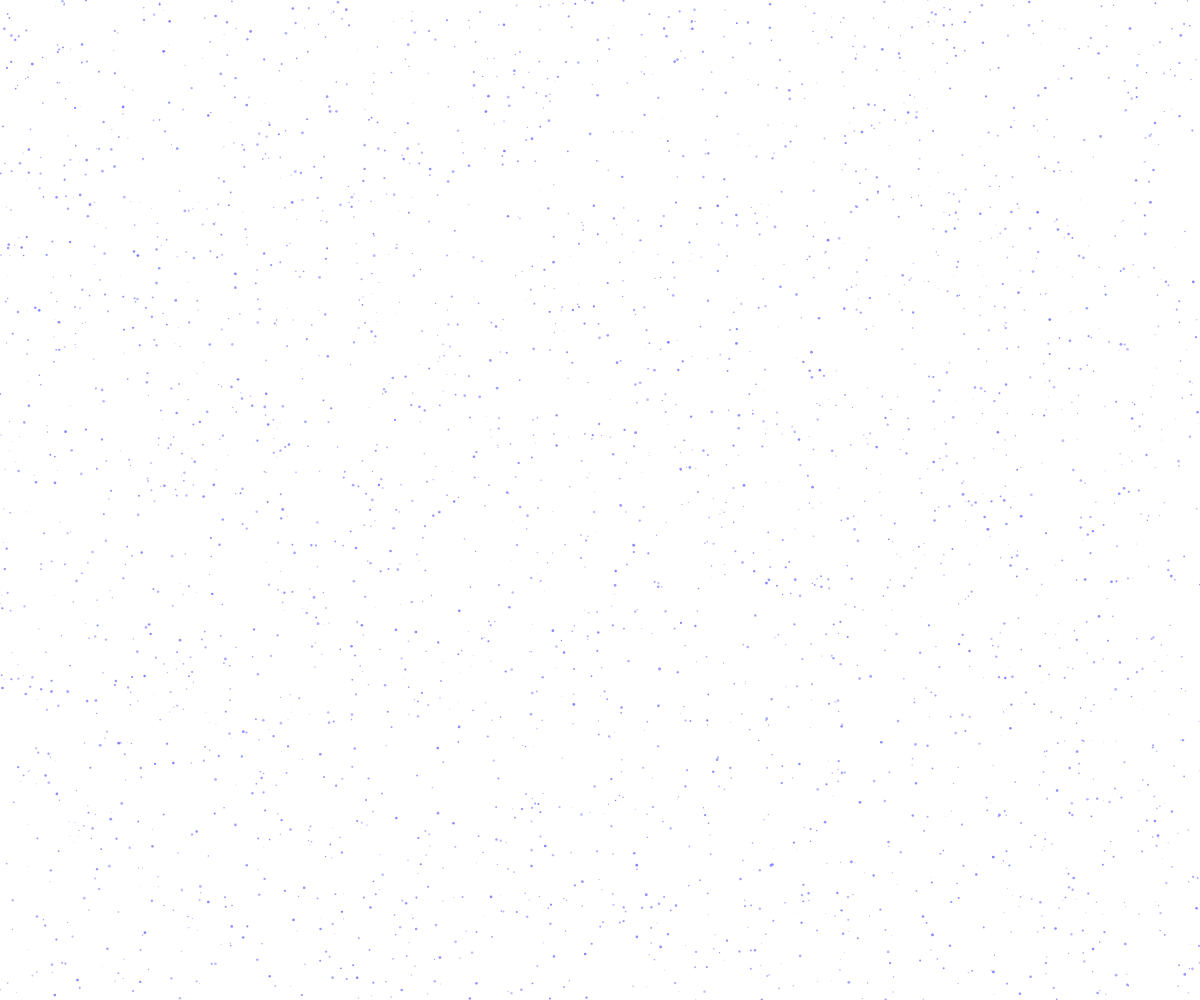
Frame 1 (no input)
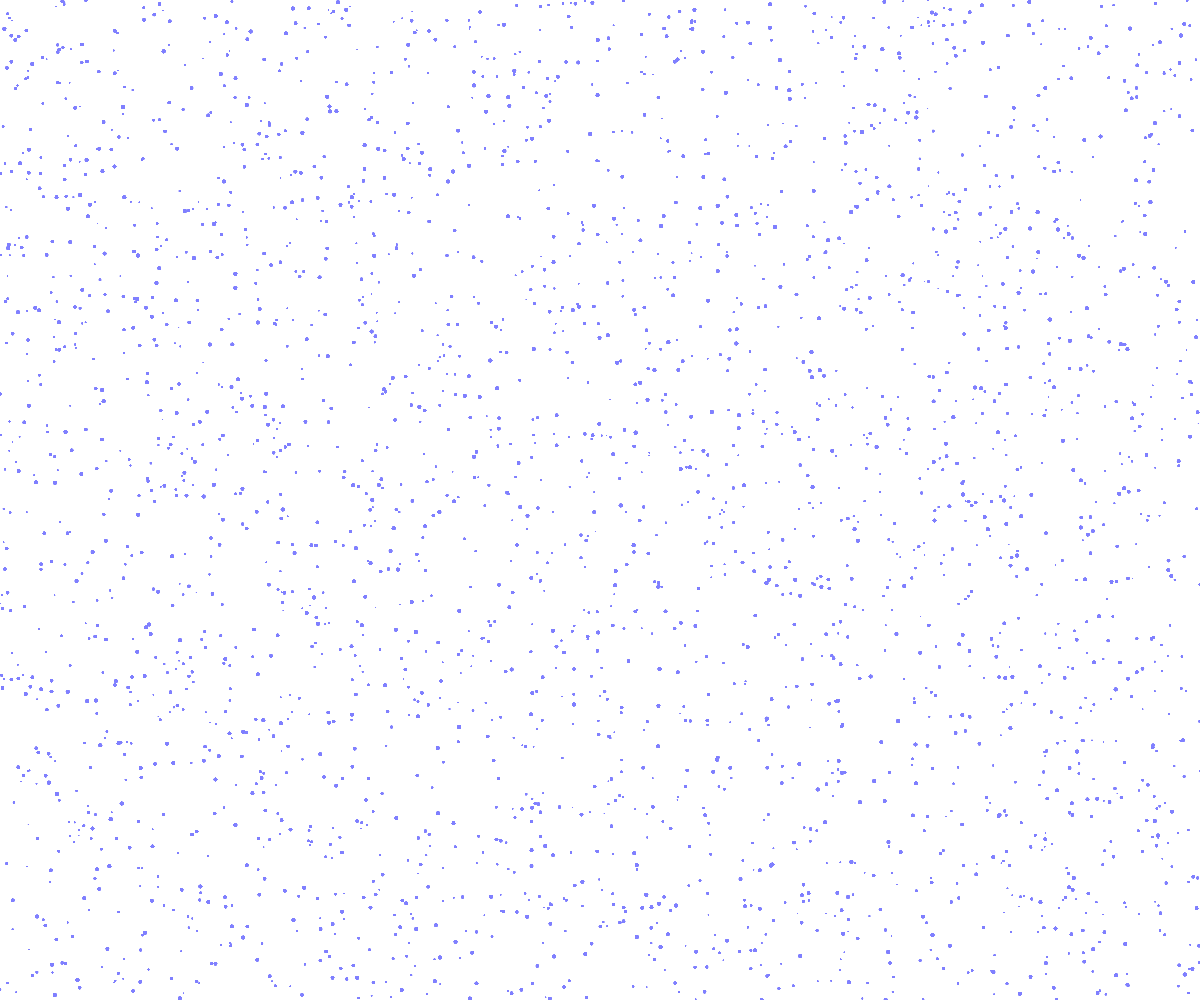
Frame 60 (no input)
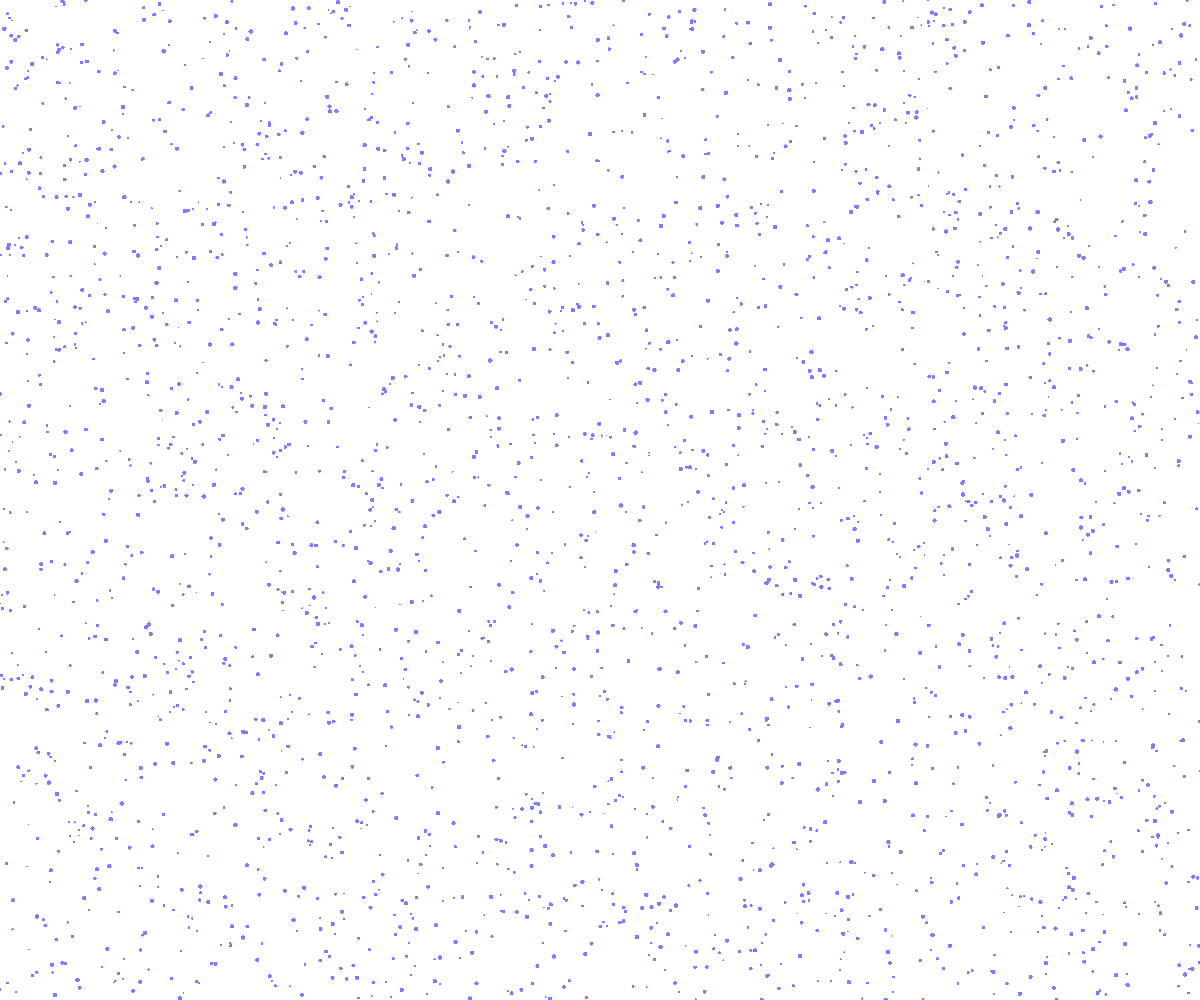
Frame 120 (the mouse pressed at the canvas centre since frame 60)

The p5.js sketch that drew these frames (run headless with seeded random() and noise() and a simulated clock; from frame 60 on, the mouse is pressed at the canvas centre):

// p5.js sketch
// ── sketch.js
let stars = [];
let nebula;
let driftOffset = 0;
let supernovae = [];

function setup() {
  createCanvas(windowWidth, windowHeight);
  colorMode(HSB, 360, 100, 100, 1);
  
  // Create a nebula background using gradient and noise
  nebula = createGraphics(width, height);
  nebula.colorMode(HSB, 360, 100, 100, 1);
  for (let y = 0; y < height; y += 2) {
    for (let x = 0; x < width; x += 2) {
      let n = noise(x * 0.001, y * 0.001, frameCount * 0.0005);
      let c = color(240 + n * 30, 60 + n * 20, 10 + n * 10, n * 0.2);
      nebula.set(x, y, c);
    }
  }
  nebula.loadPixels();

  // Create thousands of stars
  for (let i = 0; i < 3000; i++) {
    stars.push({
      x: random(width),
      y: random(height),
      size: random(0.5, 2),
      brightness: random(0.5, 1),
      pulseSpeed: 0.03,
      pulsePhase: random(TWO_PI)
    });
  }
}

function draw() {
  // Draw nebula background
  image(nebula, 0, 0);
  
  // Calculate a unified pulse for all stars
  let pulse = sin(frameCount * 0.03) * 0.5 + 0.5;
  
  // Draw and animate stars with synchronized pulsing
  for (let star of stars) {
    let size = star.size * (1 + pulse * 0.8);
    fill(240, 50, 100, star.brightness);
    noStroke();
    ellipse(star.x, star.y, size);
  }

  // Occasionally create a supernova
  if (random() < 0.002) {
    supernovae.push({
      x: random(width),
      y: random(height),
      maxRadius: random(10, 30),
      age: 0,
      maxAge: 30
    });
  }

  // Update and draw supernovae
  for (let i = supernovae.length - 1; i >= 0; i--) {
    let sn = supernovae[i];
    sn.age++;
    
    // Create explosion effect
    let alpha = map(sn.age, 0, sn.maxAge, 255, 0);
    let radius = map(sn.age, 0, sn.maxAge, 0, sn.maxRadius);
    
    // Draw core (bright white)
    fill(255, 255, 255, alpha);
    noStroke();
    ellipse(sn.x, sn.y, radius * 2);
    
    // Draw glow
    fill(255, 255, 255, alpha * 0.3);
    ellipse(sn.x, sn.y, radius * 4);
    
    // Remove old supernovae
    if (sn.age > sn.maxAge) {
      supernovae.splice(i, 1);
    }
  }

  // Slowly shift the nebula for motion effect
  driftOffset += 0.001;
}

function windowResized() {
  resizeCanvas(windowWidth, windowHeight);
}
